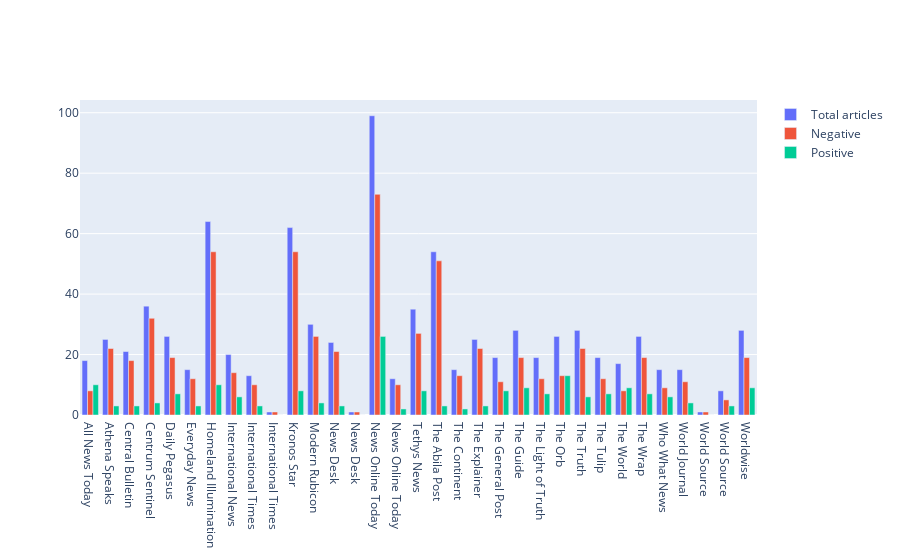

Notebook cell for this chart:
### Code cell
fig = go.Figure(
    data=[
        go.Bar(name='Total articles', x=df_publisher.index, y=df_publisher["Total_articles"],hovertext=['Mentioned_Names']),
        go.Bar(name='Negative',       x=df_publisher.index, y=df_publisher["Negative"]      ,hovertext=['Mentioned_Names']),
        go.Bar(name='Positive',       x=df_publisher.index, y=df_publisher["Positive"]      ,hovertext=['Mentioned_Names'])]
)
 
# Change the bar mode
fig.update_layout(barmode='group')
fig.show()

### Figure 1 — Plotly figure (JSON) as saved in the notebook; plotly's stock layout.template omitted (floating-point values rounded to 4 significant figures)
{"data": [{"hovertext": ["Mentioned_Names"], "name": "Total articles", "type": "bar", "x": ["All News Today", "Athena Speaks", "Central Bulletin", "Centrum Sentinel", "Daily Pegasus", "Everyday News", "Homeland Illumination", "International News", "International Times", "International Times ", "Kronos Star", "Modern Rubicon", "News Desk", "News Desk ", "News Online Today", "News Online Today ", "Tethys News", "The Abila Post", "The Continent", "The Explainer", "The General Post", "The Guide", "The Light of Truth", "The Orb", "The Truth", "The Tulip", "The World", "The Wrap", "Who What News", "World Journal", "World Source", "World Source ", "Worldwise"], "y": [18, 25, 21, 36, 26, 15, 64, 20, 13, 1, 62, 30, 24, 1, 99, 12, 35, 54, 15, 25, 19, 28, 19, 26, 28, 19, 17, 26, 15, 15, 1, 8, 28]}, {"hovertext": ["Mentioned_Names"], "name": "Negative", "type": "bar", "x": ["All News Today", "Athena Speaks", "Central Bulletin", "Centrum Sentinel", "Daily Pegasus", "Everyday News", "Homeland Illumination", "International News", "International Times", "International Times ", "Kronos Star", "Modern Rubicon", "News Desk", "News Desk ", "News Online Today", "News Online Today ", "Tethys News", "The Abila Post", "The Continent", "The Explainer", "The General Post", "The Guide", "The Light of Truth", "The Orb", "The Truth", "The Tulip", "The World", "The Wrap", "Who What News", "World Journal", "World Source", "World Source ", "Worldwise"], "y": [8, 22, 18, 32, 19, 12, 54, 14, 10, 1, 54, 26, 21, 1, 73, 10, 27, 51, 13, 22, 11, 19, 12, 13, 22, 12, 8, 19, 9, 11, 1, 5, 19]}, {"hovertext": ["Mentioned_Names"], "name": "Positive", "type": "bar", "x": ["All News Today", "Athena Speaks", "Central Bulletin", "Centrum Sentinel", "Daily Pegasus", "Everyday News", "Homeland Illumination", "International News", "International Times", "International Times ", "Kronos Star", "Modern Rubicon", "News Desk", "News Desk ", "News Online Today", "News Online Today ", "Tethys News", "The Abila Post", "The Continent", "The Explainer", "The General Post", "The Guide", "The Light of Truth", "The Orb", "The Truth", "The Tulip", "The World", "The Wrap", "Who What News", "World Journal", "World Source", "World Source ", "Worldwise"], "y": [10, 3, 3, 4, 7, 3, 10, 6, 3, 0, 8, 4, 3, 0, 26, 2, 8, 3, 2, 3, 8, 9, 7, 13, 6, 7, 9, 7, 6, 4, 0, 3, 9]}], "layout": {"barmode": "group"}}
